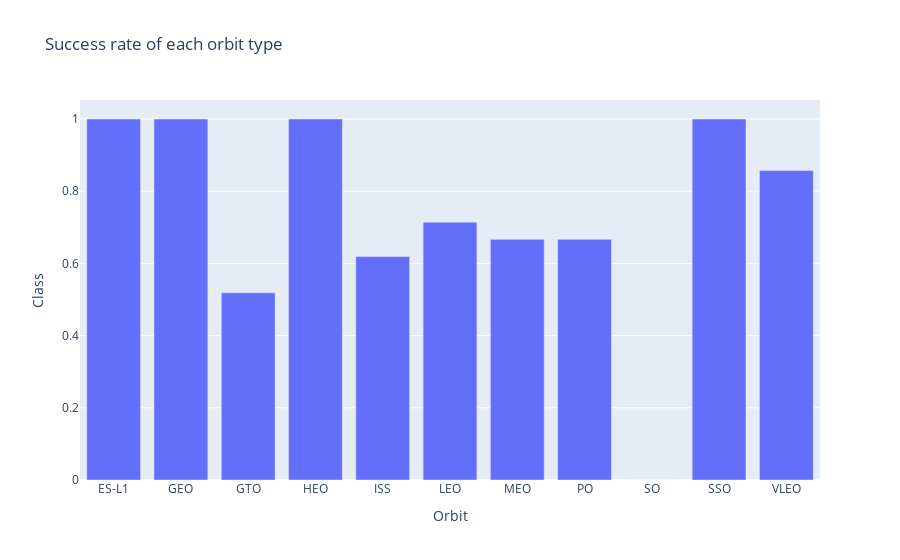

The cell this chart's notebook holds for it:
### Markdown cell above
Let's create a `bar chart` for the sucess rate of each orbit

### Code cell
# HINT use groupby method on Orbit column and get the mean of Class column


import plotly.express as px
new=df.groupby(['Orbit']).mean().reset_index()
new
fig=px.bar(new, y='Class', x='Orbit', title='Success rate of each orbit type')
fig.show()

### Figure 1 — Plotly figure (JSON) as saved in the notebook; plotly's stock layout.template omitted (floating-point values rounded to 4 significant figures)
{"data": [{"alignmentgroup": "True", "hovertemplate": "Orbit=%{x}<br>Class=%{y}<extra></extra>", "legendgroup": "", "marker": {"color": "#636efa", "pattern": {"shape": ""}}, "name": "", "offsetgroup": "", "orientation": "v", "showlegend": false, "textposition": "auto", "type": "bar", "x": ["ES-L1", "GEO", "GTO", "HEO", "ISS", "LEO", "MEO", "PO", "SO", "SSO", "VLEO"], "xaxis": "x", "y": [1, 1, 0.5185, 1, 0.619, 0.7143, 0.6667, 0.6667, 0, 1, 0.8571], "yaxis": "y"}], "layout": {"autosize": true, "barmode": "relative", "legend": {"tracegroupgap": 0}, "title": {"text": "Success rate of each orbit type"}, "xaxis": {"anchor": "y", "autorange": true, "domain": [0, 1], "range": [-0.5, 10.5], "title": {"text": "Orbit"}, "type": "category"}, "yaxis": {"anchor": "x", "autorange": true, "domain": [0, 1], "range": [0, 1.053], "title": {"text": "Class"}, "type": "linear"}}}
